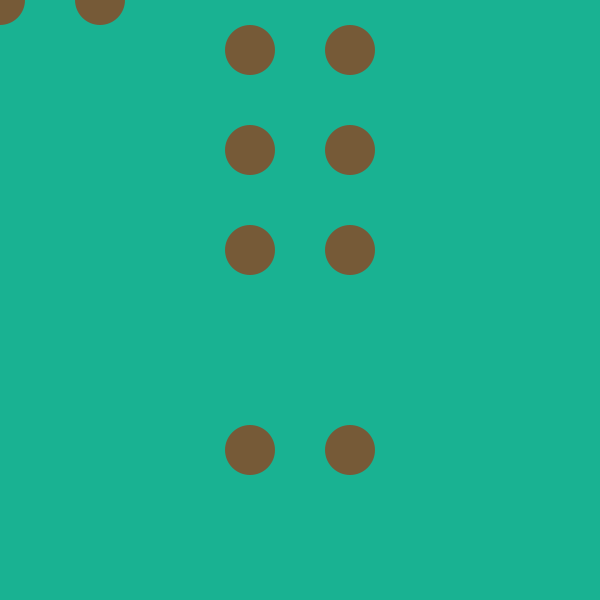
Frame 1 (no input)
Frame 60 (the mouse pressed at the canvas centre just before this capture): identical to frame 1, image omitted
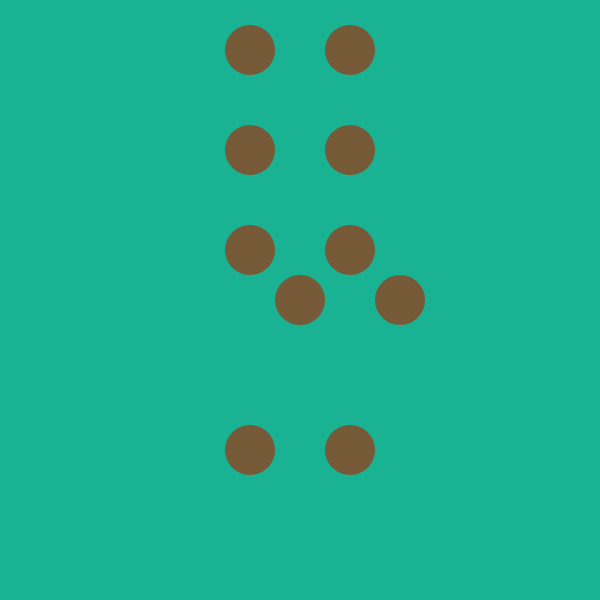
Frame 120 (the mouse held since frame 60 and released just before this capture)

The Processing sketch that drew these frames (run headless with seeded random() and noise(); from frame 60 on, the mouse is pressed at the canvas centre):

// Processing sketch: processing_163873
// ── processing_163873.pde

//sets up things in sketch that only occur once
void setup() {
  //sets size of sketch
  size(600, 600);
  //closes curly bracket of void setup
}
//sets up things in sketch that continually draw themselves 
void draw() {
  //sets background color in RGB
  background(25, 178, 146);
  //sets a fill color in RGB
  fill(118, 90, 55);
  //sets the stroke to none
  noStroke();
  //creates an ellipse based on center x coordinate, center y coordinate, width, height 
  ellipse(mouseX, mouseY, 50, 50);
  //creates an ellipse based on center x coordinate, center y coordinate, width, height 
  ellipse(mouseX +100, mouseY, 50, 50);
  //creates an ellipse based on center x coordinate, center y coordinate, width, height 
  ellipse(250, 50, 50, 50);
  //creates an ellipse based on center x coordinate, center y coordinate, width, height 
  ellipse(350, 50, 50, 50);
  //creates an ellipse based on center x coordinate, center y coordinate, width, height 
  ellipse(250, 150, 50, 50);
  //creates an ellipse based on center x coordinate, center y coordinate, width, height 
  ellipse(350, 150, 50, 50);
  //creates an ellipse based on center x coordinate, center y coordinate, width, height 
  ellipse(250, 250, 50, 50);
  //creates an ellipse based on center x coordinate, center y coordinate, width, height 
  ellipse(350, 250, 50, 50);
  //creates an ellipse based on center x coordinate, center y coordinate, width, height 
  ellipse(250, 450, 50, 50);
  //creates an ellipse based on center x coordinate, center y coordinate, width, height 
  ellipse(350, 450, 50, 50);
  //ends curly bracket for void draw
}
